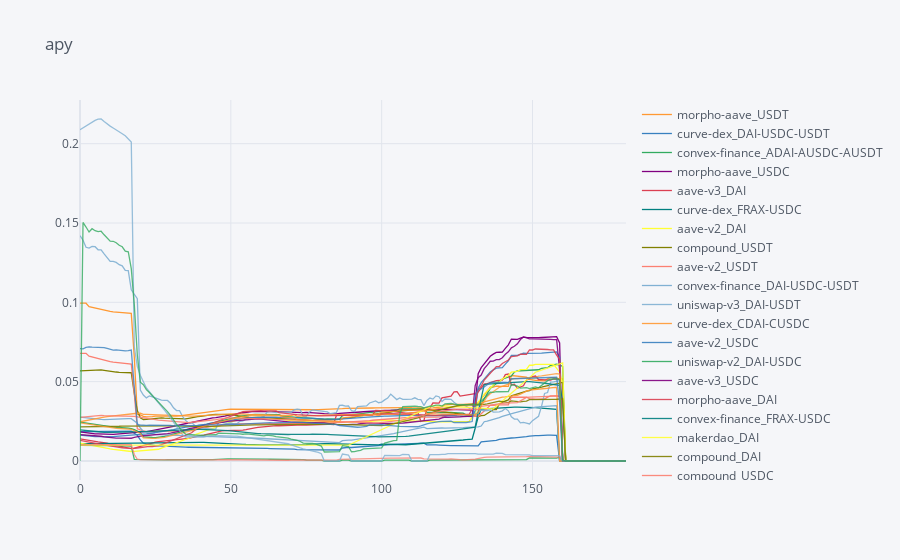

Notebook code for this chart:
### Code cell
apy = backtest['apy']
apy = apy.rename(columns={col: strategies[vault][vault][int(col)] if col != 'total' else col for col in backtest['weights'].columns})
apy.iplot(title='apy')

### Figure 1 — Plotly figure (JSON) as saved in the notebook; plotly's stock layout.template omitted (floating-point values rounded to 4 significant figures; data arrays with more than 128 entries replaced by an {"elided": "..."} marker saying what was removed)
{"data": [{"line": {"color": "rgba(255, 153, 51, 1.0)", "dash": "solid", "shape": "linear", "width": 1.3}, "mode": "lines", "name": "morpho-aave_USDT", "text": "", "type": "scatter", "x": {"elided": "182 int values"}, "y": {"elided": "182 float values"}}, {"line": {"color": "rgba(55, 128, 191, 1.0)", "dash": "solid", "shape": "linear", "width": 1.3}, "mode": "lines", "name": "curve-dex_DAI-USDC-USDT", "text": "", "type": "scatter", "x": {"elided": "182 int values"}, "y": {"elided": "182 float values"}}, {"line": {"color": "rgba(50, 171, 96, 1.0)", "dash": "solid", "shape": "linear", "width": 1.3}, "mode": "lines", "name": "convex-finance_ADAI-AUSDC-AUSDT", "text": "", "type": "scatter", "x": {"elided": "182 int values"}, "y": {"elided": "182 float values"}}, {"line": {"color": "rgba(128, 0, 128, 1.0)", "dash": "solid", "shape": "linear", "width": 1.3}, "mode": "lines", "name": "morpho-aave_USDC", "text": "", "type": "scatter", "x": {"elided": "182 int values"}, "y": {"elided": "182 float values"}}, {"line": {"color": "rgba(219, 64, 82, 1.0)", "dash": "solid", "shape": "linear", "width": 1.3}, "mode": "lines", "name": "aave-v3_DAI", "text": "", "type": "scatter", "x": {"elided": "182 int values"}, "y": {"elided": "182 float values"}}, {"line": {"color": "rgba(0, 128, 128, 1.0)", "dash": "solid", "shape": "linear", "width": 1.3}, "mode": "lines", "name": "curve-dex_FRAX-USDC", "text": "", "type": "scatter", "x": {"elided": "182 int values"}, "y": {"elided": "182 float values"}}, {"line": {"color": "rgba(255, 255, 51, 1.0)", "dash": "solid", "shape": "linear", "width": 1.3}, "mode": "lines", "name": "aave-v2_DAI", "text": "", "type": "scatter", "x": {"elided": "182 int values"}, "y": {"elided": "182 float values"}}, {"line": {"color": "rgba(128, 128, 0, 1.0)", "dash": "solid", "shape": "linear", "width": 1.3}, "mode": "lines", "name": "compound_USDT", "text": "", "type": "scatter", "x": {"elided": "182 int values"}, "y": {"elided": "182 float values"}}, {"line": {"color": "rgba(251, 128, 114, 1.0)", "dash": "solid", "shape": "linear", "width": 1.3}, "mode": "lines", "name": "aave-v2_USDT", "text": "", "type": "scatter", "x": {"elided": "182 int values"}, "y": {"elided": "182 float values"}}, {"line": {"color": "rgba(128, 177, 211, 1.0)", "dash": "solid", "shape": "linear", "width": 1.3}, "mode": "lines", "name": "convex-finance_DAI-USDC-USDT", "text": "", "type": "scatter", "x": {"elided": "182 int values"}, "y": {"elided": "182 float values"}}, {"line": {"color": "rgba(128, 177, 211, 0.8999999999999999)", "dash": "solid", "shape": "linear", "width": 1.3}, "mode": "lines", "name": "uniswap-v3_DAI-USDT", "text": "", "type": "scatter", "x": {"elided": "182 int values"}, "y": {"elided": "182 float values"}}, {"line": {"color": "rgba(255, 153, 51, 0.8999999999999999)", "dash": "solid", "shape": "linear", "width": 1.3}, "mode": "lines", "name": "curve-dex_CDAI-CUSDC", "text": "", "type": "scatter", "x": {"elided": "182 int values"}, "y": {"elided": "182 float values"}}, {"line": {"color": "rgba(55, 128, 191, 0.8999999999999999)", "dash": "solid", "shape": "linear", "width": 1.3}, "mode": "lines", "name": "aave-v2_USDC", "text": "", "type": "scatter", "x": {"elided": "182 int values"}, "y": {"elided": "182 float values"}}, {"line": {"color": "rgba(50, 171, 96, 0.8999999999999999)", "dash": "solid", "shape": "linear", "width": 1.3}, "mode": "lines", "name": "uniswap-v2_DAI-USDC", "text": "", "type": "scatter", "x": {"elided": "182 int values"}, "y": {"elided": "182 float values"}}, {"line": {"color": "rgba(128, 0, 128, 0.8999999999999999)", "dash": "solid", "shape": "linear", "width": 1.3}, "mode": "lines", "name": "aave-v3_USDC", "text": "", "type": "scatter", "x": {"elided": "182 int values"}, "y": {"elided": "182 float values"}}, {"line": {"color": "rgba(219, 64, 82, 0.8999999999999999)", "dash": "solid", "shape": "linear", "width": 1.3}, "mode": "lines", "name": "morpho-aave_DAI", "text": "", "type": "scatter", "x": {"elided": "182 int values"}, "y": {"elided": "182 float values"}}, {"line": {"color": "rgba(0, 128, 128, 0.8999999999999999)", "dash": "solid", "shape": "linear", "width": 1.3}, "mode": "lines", "name": "convex-finance_FRAX-USDC", "text": "", "type": "scatter", "x": {"elided": "182 int values"}, "y": {"elided": "182 float values"}}, {"line": {"color": "rgba(255, 255, 51, 0.8999999999999999)", "dash": "solid", "shape": "linear", "width": 1.3}, "mode": "lines", "name": "makerdao_DAI", "text": "", "type": "scatter", "x": {"elided": "182 int values"}, "y": {"elided": "182 float values"}}, {"line": {"color": "rgba(128, 128, 0, 0.8999999999999999)", "dash": "solid", "shape": "linear", "width": 1.3}, "mode": "lines", "name": "compound_DAI", "text": "", "type": "scatter", "x": {"elided": "182 int values"}, "y": {"elided": "182 float values"}}, {"line": {"color": "rgba(251, 128, 114, 0.8999999999999999)", "dash": "solid", "shape": "linear", "width": 1.3}, "mode": "lines", "name": "compound_USDC", "text": "", "type": "scatter", "x": {"elided": "182 int values"}, "y": {"elided": "182 float values"}}, {"line": {"color": "rgba(251, 128, 114, 0.7999999999999998)", "dash": "solid", "shape": "linear", "width": 1.3}, "mode": "lines", "name": "uniswap-v3_DAI-FRAX", "text": "", "type": "scatter", "x": {"elided": "182 int values"}, "y": {"elided": "182 float values"}}, {"line": {"color": "rgba(128, 177, 211, 0.7999999999999998)", "dash": "solid", "shape": "linear", "width": 1.3}, "mode": "lines", "name": "uniswap-v2_USDC-USDT", "text": "", "type": "scatter", "x": {"elided": "182 int values"}, "y": {"elided": "182 float values"}}, {"line": {"color": "rgba(255, 153, 51, 0.7999999999999998)", "dash": "solid", "shape": "linear", "width": 1.3}, "mode": "lines", "name": "curve-dex_ADAI-AUSDC-AUSDT", "text": "", "type": "scatter", "x": {"elided": "182 int values"}, "y": {"elided": "182 float values"}}, {"line": {"color": "rgba(55, 128, 191, 0.7999999999999998)", "dash": "solid", "shape": "linear", "width": 1.3}, "mode": "lines", "name": "aave-v3_USDT", "text": "", "type": "scatter", "x": {"elided": "182 int values"}, "y": {"elided": "182 float values"}}, {"line": {"color": "rgba(50, 171, 96, 0.7999999999999998)", "dash": "solid", "shape": "linear", "width": 1.3}, "mode": "lines", "name": "total", "text": "", "type": "scatter", "x": {"elided": "182 int values"}, "y": {"elided": "182 float values"}}], "layout": {"legend": {"bgcolor": "#F5F6F9", "font": {"color": "#4D5663"}}, "paper_bgcolor": "#F5F6F9", "plot_bgcolor": "#F5F6F9", "title": {"font": {"color": "#4D5663"}, "text": "apy"}, "xaxis": {"gridcolor": "#E1E5ED", "showgrid": true, "tickfont": {"color": "#4D5663"}, "title": {"font": {"color": "#4D5663"}, "text": ""}, "zerolinecolor": "#E1E5ED"}, "yaxis": {"gridcolor": "#E1E5ED", "showgrid": true, "tickfont": {"color": "#4D5663"}, "title": {"font": {"color": "#4D5663"}, "text": ""}, "zerolinecolor": "#E1E5ED"}}}
